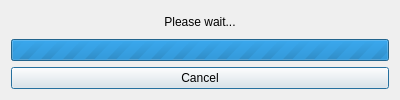
<?xml version="1.0" encoding="UTF-8"?>
<ui version="4.0">
 <class>ProgressBar</class>
 <widget class="QDialog" name="ProgressBar">
  <property name="geometry">
   <rect>
    <x>0</x>
    <y>0</y>
    <width>400</width>
    <height>100</height>
   </rect>
  </property>
  <property name="windowTitle">
   <string>Processing</string>
  </property>
  <layout class="QVBoxLayout" name="verticalLayout">
   <item>
    <widget class="QLabel" name="label">
     <property name="sizePolicy">
      <sizepolicy hsizetype="Preferred" vsizetype="Preferred">
       <horstretch>0</horstretch>
       <verstretch>0</verstretch>
      </sizepolicy>
     </property>
     <property name="text">
      <string>Please wait...</string>
     </property>
     <property name="alignment">
      <set>Qt::AlignCenter</set>
     </property>
    </widget>
   </item>
   <item>
    <widget class="QProgressBar" name="progressBar">
     <property name="baseSize">
      <size>
       <width>0</width>
       <height>0</height>
      </size>
     </property>
     <property name="maximum">
      <number>0</number>
     </property>
     <property name="value">
      <number>0</number>
     </property>
     <property name="format">
      <string>%v/%m</string>
     </property>
    </widget>
   </item>
   <item>
    <widget class="QPushButton" name="cancelButton">
     <property name="sizePolicy">
      <sizepolicy hsizetype="Minimum" vsizetype="Fixed">
       <horstretch>0</horstretch>
       <verstretch>0</verstretch>
      </sizepolicy>
     </property>
     <property name="minimumSize">
      <size>
       <width>20</width>
       <height>0</height>
      </size>
     </property>
     <property name="text">
      <string>Cancel</string>
     </property>
    </widget>
   </item>
  </layout>
 </widget>
 <resources/>
 <connections/>
</ui>
